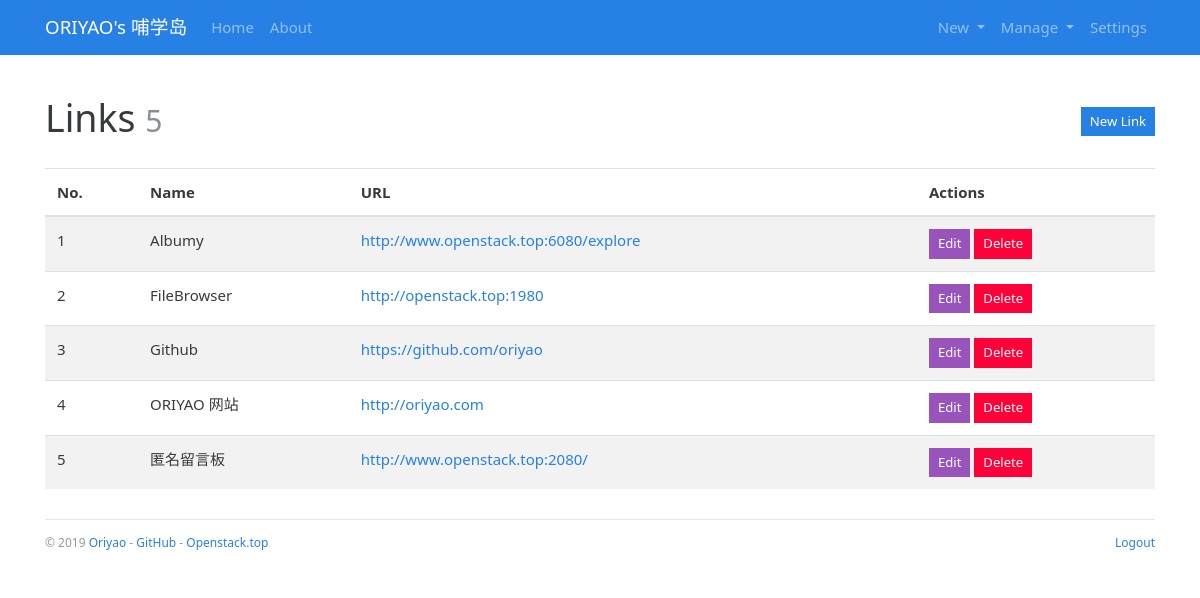
The page /admin/link/manage (signed in) on the database as committed earlier.
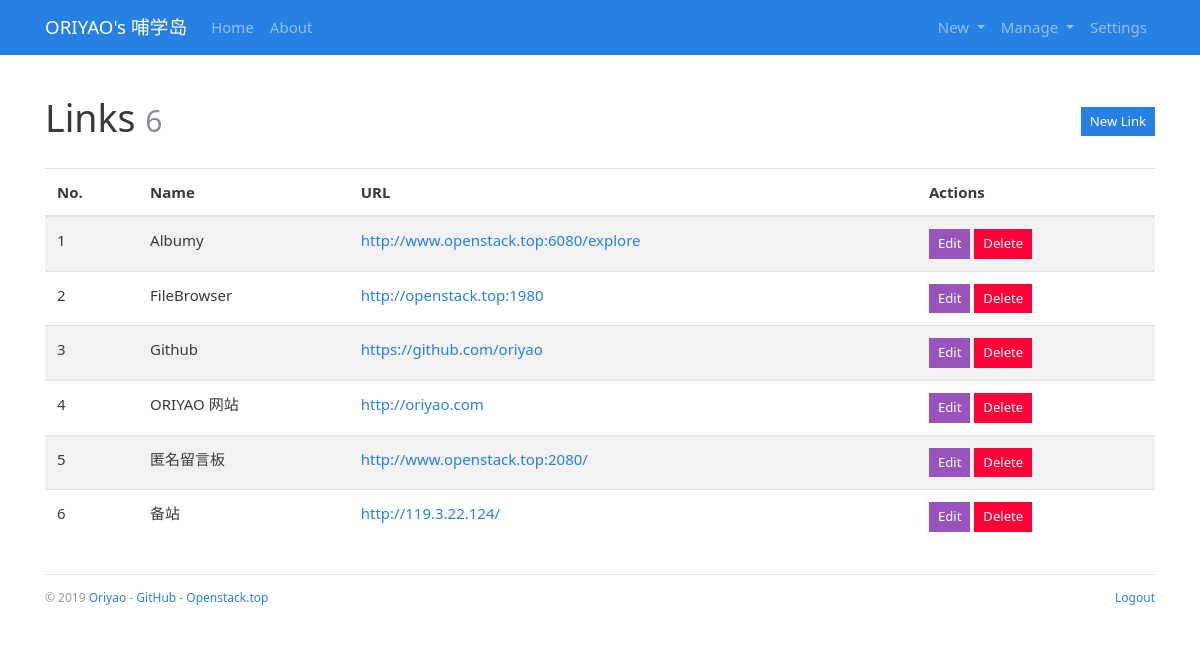
The same page on the database as committed later.
### bluelog/models.py (models this page shows)
class Link(db.Model):
    id = db.Column(db.Integer, primary_key=True)
    name = db.Column(db.String(30))
    url = db.Column(db.String(255))

### bluelog/blueprints/admin.py (the view)
@admin_bp.route('/link/manage')
@login_required
def manage_link():
    return render_template('admin/manage_link.html')

### bluelog/__init__.py (called while the page is built)
def register_template_context(app):
    @app.context_processor
    def make_template_context():
        admin = Admin.query.first()
        categories = Category.query.order_by(Category.name).all()
        links = Link.query.order_by(Link.name).all()
        if current_user.is_authenticated:
            unread_comments = Comment.query.filter_by(reviewed=False).count()
        else:
            unread_comments = None
        return dict(
            admin=admin, categories=categories,
            links=links, unread_comments=unread_comments)

def register_request_handlers(app):
    @app.after_request
    def query_profiler(response):
        for q in get_debug_queries():
            if q.duration >= app.config['BLUELOG_SLOW_QUERY_THRESHOLD']:
                app.logger.warning(
                    'Slow query: Duration: %fs\n Context: %s\nQuery: %s\n '
                    % (q.duration, q.context, q.statement)
                )
        return response

### bluelog/extensions.py (called while the page is built)
@login_manager.user_loader
def load_user(user_id):
    from bluelog.models import Admin
    user = Admin.query.get(int(user_id))
    return user

### bluelog/templates/admin/manage_link.html (shortened to what this page needs)
{% extends 'base.html' %}
{% from 'bootstrap/form.html' import render_form %}
{% block content %}
    <div class="page-header">
        <h1>Links
            <small class="text-muted">{{ links|length }}</small>
            <span class="float-right">
                <a class="btn btn-primary btn-sm" href="{{ url_for('.new_link') }}">New Link</a>
            </span>
        </h1>
    </div>
    {% if links %}
        <table class="table table-striped">
            <thead>
            <tr>
                <th>No.</th>
                <th>Name</th>
                <th>URL</th>
                <th>Actions</th>
            </tr>
            </thead>
            {% for link in links %}
                <tr>
                    <td>{{ loop.index }}</td>
                    <td>{{ link.name }}</td>
                    <td><a href="{{ link.url }}" target="_blank">{{ link.url }}</a></td>
                    <td>
                        <a class="btn btn-info btn-sm" href="{{ url_for('.edit_link', link_id=link.id) }}">Edit</a>
                        <form class="inline" method="post" action="{{ url_for('.delete_link', link_id=link.id) }}">
                            <button type="submit" class="btn btn-danger btn-sm"
                                    onclick="return confirm('Are you sure?');">Delete
                            </button>
                        </form>
                    </td>
                </tr>
            {% endfor %}
        </table>
    {% else %}
        <div class="tip"><h5>No links.</h5></div>
    {% endif %}
{% endblock %}

Rows that differ between the two databases and show on the page:
added Link: name "备站", url "http://119.3.22.124/"
Other text that changed with them:
{{ links|length }}: "5" → "6"
